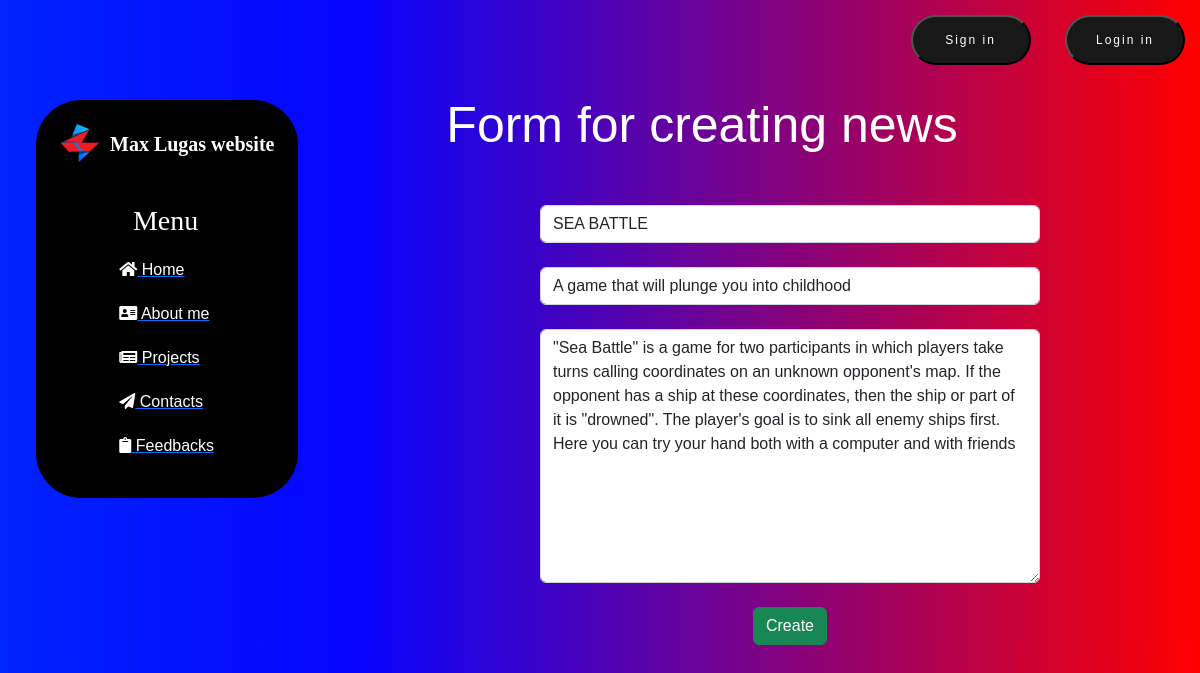
/project/14/update, run on the app's committed database.
### news/models.py (models this page shows, shortened)
class Articles(models.Model):
    title = models.CharField('Title', max_length=50)
    anons = models.CharField('Anons', max_length=250)
    content = models.TextField('Content')
    date = models.DateField('Date of publication', auto_now_add=True)
    file = models.FileField(upload_to='', max_length=250, null=True, default=None, blank=True)
    class Meta:
        verbose_name = 'News'
        verbose_name_plural = "News"

### news/views.py (the view)
# urls.py: path('<int:pk>/update', views.NewsUpdateView.as_view(), name='news-update'),
class NewsUpdateView(UpdateView):
    model = Articles
    template_name = 'news/create.html'
    form_class = ArticlesForm

### news/forms.py
class ArticlesForm(ModelForm):
    class Meta:
        model = Articles
        fields = ['title', 'anons', 'content', 'file']
        widgets = {
            'title': TextInput(attrs={
                'class': 'form-control',
                'placeholder': 'News name'
            }),
            'anons': TextInput(attrs={
                'class': 'form-control',
                'placeholder': 'Anons'
            }),
            'content': Textarea(attrs={
                'class': 'form-control',
                'placeholder': 'Content'
            }),
            'file': FileInput(attrs={
                'class': 'form-control',
                'placeholder': 'File'
            }),
        }

### news/templates/news/create.html (shortened to what this page needs)
{% extends 'main/layout.html' %}
{% block content %}
    <div class="features">
        <h1>Form for creating news</h1>
        <form method="post">
            {{ form.title }}<br>
            {{ form.anons }}<br>
            {{ form.content }}<br>
            <button class="btn btn-success" type="submit">Create</button>
        </form>
    </div>
{% endblock %}

### main/static/main/css/main.css (style rules this page uses)
body { background: rgb(0,35,255); background: linear-gradient(90deg, rgba(0,35,255,1) 0%, rgba(3,0,255,0.9893207282913166) 30%, rgba(255,0,0,1) 100%); font-family: 'Montserrat', sans-serif; }
main .features { float: left; color: #fff; margin-top: 15px; margin-left: 21%; text-align: center; width: 75%; }
main .features h1 { font-size: 50px; }
form { margin-left: 32%; width: 500px; margin-top: 50px; color: white; }

### data on the page
Articles: title "SEA BATTLE", anons "A game that will plunge you into childhood", content "\"Sea Battle\" is a game for two participants in which players take turns calling coordinates on an unknown opponent's map. If the opponent has a ship at these coordinates, then the ship or part of it is \"drowned\". The player's goal is to sink all enemy ships first. Here you can try your hand both with a computer and with friends"
